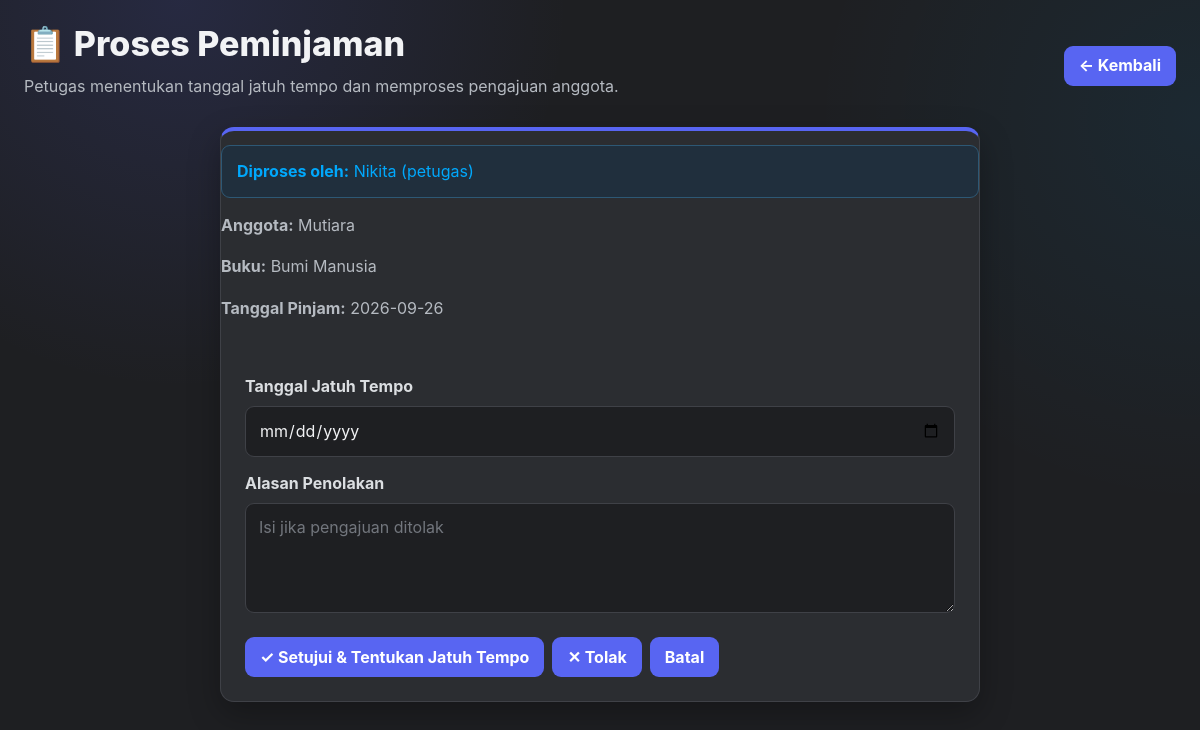
Screenshot of /peminjaman/approval.peminjaman.php?id=20 (signed in) with the database file from the repository.
### tables this page shows
CREATE TABLE `peminjaman` (
  `id_peminjaman` int(11) NOT NULL,
  `id_anggota` int(11) DEFAULT NULL,
  `id_petugas` int(11) DEFAULT NULL,
  `id_admin` int(11) DEFAULT NULL,
  `id_buku` int(11) NOT NULL,
  `tanggal_pinjam` date DEFAULT NULL,
  `tanggal_jatuh_tempo` date DEFAULT NULL,
  `status` enum('menunggu','dipinjam','selesai','ditolak') NOT NULL DEFAULT 'menunggu',
  `alasan_penolakan` varchar(255) DEFAULT NULL
);

CREATE TABLE `anggota` (
  `id_anggota` int(11) NOT NULL,
  `id_admin` int(11) DEFAULT NULL,
  `id_petugas` int(11) DEFAULT NULL,
  `nama_anggota` varchar(100) DEFAULT NULL,
  `username` varchar(50) DEFAULT NULL,
  `password` varchar(255) DEFAULT NULL,
  `jenis_kelamin` enum('pria','wanita') DEFAULT NULL,
  `tempat_lahir` varchar(50) DEFAULT NULL,
  `tanggal_lahir` date DEFAULT NULL,
  `telpon` varchar(15) DEFAULT NULL,
  `alamat` text DEFAULT NULL
);

CREATE TABLE `buku` (
  `id_buku` int(11) NOT NULL,
  `id_admin` int(11) DEFAULT NULL,
  `id_petugas` int(11) DEFAULT NULL,
  `judul` varchar(100) DEFAULT NULL,
  `id_kategori` int(11) DEFAULT NULL,
  `gambar` longblob DEFAULT NULL,
  `sinopsis` text DEFAULT NULL
);

### peminjaman/approval.peminjaman.php (the view, shortened to what this page needs)
<?php
include '../connection.php';
$id = (int)($_GET['id'] ?? 0);
$st = $conn->prepare("SELECT p.*, a.nama_anggota, b.judul FROM peminjaman p LEFT JOIN anggota a ON p.id_anggota=a.id_anggota LEFT JOIN buku b ON p.id_buku=b.id_buku WHERE p.id_peminjaman=? AND p.status='menunggu'");
$st->bind_param('i', $id);
$st->execute();
$p = $st->get_result()->fetch_assoc();
?>
<!DOCTYPE html>
<html lang="id">
<head><meta charset="UTF-8"><meta name="viewport" content="width=device-width,initial-scale=1"><title>Proses Peminjaman</title><link rel="stylesheet" href="../style.css"></head>
<body>
<div class="page-head"><div><h1>📋 Proses Peminjaman</h1><p class="muted">Petugas menentukan tanggal jatuh tempo dan memproses pengajuan anggota.</p></div><a class="btn btn-light" href="tampil.peminjaman.php">← Kembali</a></div>
<div class="card form-card">
    <div class="info"><b>Diproses oleh:</b> <?=htmlspecialchars($_SESSION['nama'])?> (<?=htmlspecialchars($_SESSION['role'])?>)</div>
    <p><b>Anggota:</b> <?=htmlspecialchars($p['nama_anggota'])?></p>
    <p><b>Buku:</b> <?=htmlspecialchars($p['judul'])?></p>
    <p><b>Tanggal Pinjam:</b> <?=htmlspecialchars($p['tanggal_pinjam'])?></p>
    <form action="acc.peminjaman.php" method="post">
        <label>Tanggal Jatuh Tempo</label>
        <input type="date" name="tanggal_jatuh_tempo" min="<?=htmlspecialchars($p['tanggal_pinjam'])?>" required>
        <label>Alasan Penolakan</label>
        <textarea name="alasan_penolakan" maxlength="255" placeholder="Isi jika pengajuan ditolak"></textarea>
        <div class="form-actions">
            <button name="aksi" value="setujui" type="submit" class="btn">✓ Setujui & Tentukan Jatuh Tempo</button>
            <button name="aksi" value="tolak" type="submit" class="btn-danger" onclick="return confirm('Tolak pengajuan ini?')">✕ Tolak</button>
            <a class="btn btn-light" href="tampil.peminjaman.php">Batal</a>
        </div>
    </form>
</div>
</body></html>

### style.css (style rules this page uses)
:root { --discord-blurple:#5865F2; --discord-blurple-hover:#4752C4; --discord-blue:#00A8FC; --discord-bg:#1E1F22; --discord-sidebar:#232428; --discord-surface:#2B2D31; --discord-surface-2:#313338; --discord-surface-3:#383A40; --discord-input:#1E1F22; --discord-border:#3F4147; --discord-text:#F2F3F5; --discord-muted:#B5BAC1; --discord-yellow:#F0B232; --discord-red:#ED4245; --discord-red-hover:#C9363A; --shadow:0 12px 32px rgba(0,0,0,.28); --radius:14px; --radius-sm:9px; }
* { box-sizing:border-box }
html { scroll-behavior:smooth }
html,body { margin:0;min-height:100% }
body { font-family:Inter,Segoe UI,Roboto,Arial,sans-serif; background: radial-gradient(circle at 15% 0%,rgba(88,101,242,.15),transparent 30%), radial-gradient(circle at 100% 15%,rgba(0,168,252,.07),transparent 28%), var(--discord-bg); color:var(--discord-text); padding:24px; line-height:1.55; }
.container, .page-head, .topbar, .card-grid, .stats, .info, .success, .warning, .error, .table-wrap { width:min(1200px,100%); margin-left:auto; margin-right:auto; }
.page-head { display:flex; align-items:center; justify-content:space-between; gap:16px; flex-wrap:wrap; margin-bottom:20px; }
.page-head>div:first-child { flex:1;min-width:220px }
h1,h2,h3,h4,h5,h6 { color:var(--discord-text);margin-top:0 }
h1 { font-size:clamp(25px,3vw,34px);line-height:1.2;margin-bottom:6px;font-weight:800 }
p { color:var(--discord-muted);margin:8px 0;line-height:1.65 }
a { color:var(--discord-blue);text-decoration:none;font-weight:650;transition:.15s ease }
.muted { color:var(--discord-muted)!important }
.card { background:var(--discord-surface); border:1px solid var(--discord-border); border-radius:var(--radius); padding:20px; box-shadow:var(--shadow); min-width:0; }
.card p { margin-bottom:15px }
form { width:min(720px,100%); margin:20px auto; padding:24px; background:var(--discord-surface); border:1px solid var(--discord-border); border-top:4px solid var(--discord-blurple); border-radius:var(--radius); box-shadow:var(--shadow); }
label { display:block;color:#DBDEE1;font-weight:700;margin:14px 0 7px }
input,select,textarea { width:100%; padding:11px 13px; border:1px solid var(--discord-border); border-radius:var(--radius-sm); background:var(--discord-input); color:var(--discord-text); font:inherit; outline:none; transition:.15s ease; }
textarea { min-height:110px;resize:vertical }
input::placeholder,textarea::placeholder { color:#72767D }
input[type=date] { cursor:pointer }
button,.btn,.btn-success,.btn-warning,.btn-danger,.btn-secondary,.btn-light { display:inline-flex; align-items:center; justify-content:center; gap:7px; min-height:40px; padding:9px 14px; border:1px solid transparent; border-radius:var(--radius-sm); background:var(--discord-blurple)!important; color:#fff!important; cursor:pointer; font:inherit; font-weight:750; line-height:1.2; text-decoration:none!important; box-shadow:none; transition:background .15s ease,transform .15s ease,border-color .15s ease; }
.form-actions { display:flex;align-items:center;gap:8px;flex-wrap:wrap;margin-top:18px }
.form-actions .btn,.form-actions button { width:auto }
.info,.success,.warning,.error { padding:13px 15px; border-radius:var(--radius-sm); border:1px solid var(--discord-border); margin:14px auto; }
.info { background:#202F3D;border-color:#2D5875;color:#00A8FC }
* { scrollbar-width:thin;scrollbar-color:#1A1B1E #2B2D31 }
.form-card { width:min(720px,100%);margin:20px auto }
.btn,.btn-success,.btn-warning,.btn-danger,.btn-secondary,.btn-light, .btn-register, button[type="submit"] { background:var(--discord-blurple)!important; color:#fff!important; border:1px solid transparent!important; }
.form-card { width:min(760px,100%); margin:20px auto; background:var(--discord-surface); border:1px solid var(--discord-border); border-top:4px solid var(--discord-blurple); border-radius:var(--radius); box-shadow:var(--shadow); padding:0; }
.form-card form { width:100%; margin:0; padding:24px; background:transparent; border:0; box-shadow:none; }

### rows the page displays
peminjaman: id_anggota.nama_anggota "Mutiara", id_buku.judul "Bumi Manusia", tanggal_pinjam "2026-09-26"

### other values shown
$_SESSION['nama'] "Nikita"
$_SESSION['role'] "petugas"
